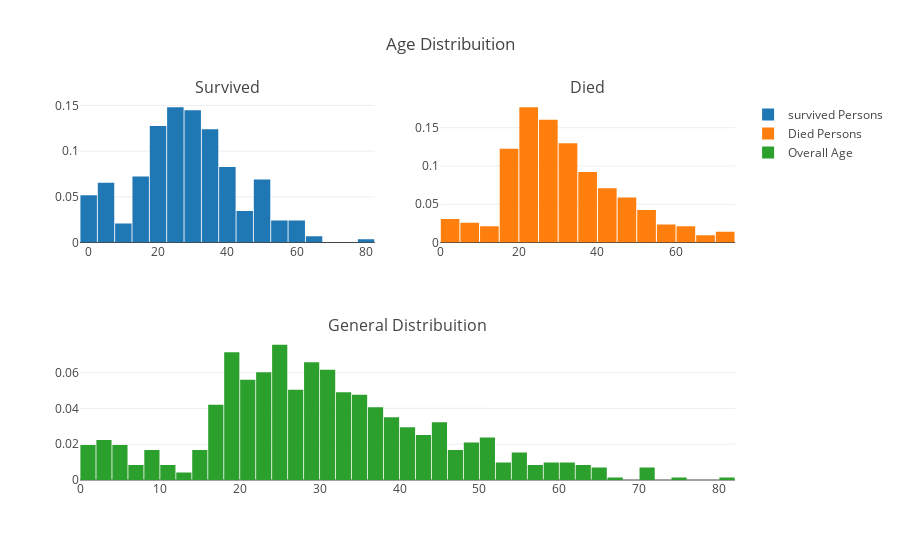

Here is the notebook cell this chart was saved with:
### Markdown cell above
<h1>Visualization</h1>

### Code cell
df_survived = train_df.loc[train_df["Survived"] == 1]['Age'].values.tolist()
df_notsurvived = train_df.loc[train_df["Survived"] == 0]['Age'].values.tolist()
df_age = train_df['Age'].values.tolist()

#First plot
trace0 = go.Histogram(
    x=df_survived,
    histnorm='probability',
    name="survived Persons"
)
#Second plot
trace1 = go.Histogram(
    x=df_notsurvived,
    histnorm='probability',
    name="Died Persons"
)
#Third plot
trace2 = go.Histogram(
    x=df_age,
    histnorm='probability',
    name="Overall Age"
)

#Creating the grid
fig = tls.make_subplots(rows=2, cols=2, specs=[[{}, {}], [{'colspan': 2}, None]],
                          subplot_titles=('Survived','Died', 'General Distribuition'))

#setting the figs
fig.append_trace(trace0, 1, 1)
fig.append_trace(trace1, 1, 2)
fig.append_trace(trace2, 2, 1)

fig['layout'].update(showlegend=True, title='Age Distribuition', bargap=0.05)
py.iplot(fig, filename='custom-sized-subplot-with-subplot-titles')

### Figure 1 — Plotly figure (JSON) as saved in the notebook; plotly's stock layout.template omitted (floating-point values rounded to 4 significant figures; data arrays with more than 128 entries replaced by an {"elided": "..."} marker saying what was removed)
{"data": [{"histnorm": "probability", "name": "survived Persons", "type": "histogram", "uid": "49f33606-2087-42f5-a52e-5f98bbac981e", "x": {"elided": "342 float values"}, "xaxis": "x", "yaxis": "y"}, {"histnorm": "probability", "name": "Died Persons", "type": "histogram", "uid": "a359a1ee-ae54-4cd9-ba85-060d1881bf33", "x": {"elided": "549 float values"}, "xaxis": "x2", "yaxis": "y2"}, {"histnorm": "probability", "name": "Overall Age", "type": "histogram", "uid": "25234a6d-8a07-49b3-a008-c3c6a1fe5a02", "x": {"elided": "891 float values"}, "xaxis": "x3", "yaxis": "y3"}], "layout": {"annotations": [{"font": {"size": 16}, "showarrow": false, "text": "Survived", "x": 0.225, "xanchor": "center", "xref": "paper", "y": 1, "yanchor": "bottom", "yref": "paper"}, {"font": {"size": 16}, "showarrow": false, "text": "Died", "x": 0.775, "xanchor": "center", "xref": "paper", "y": 1, "yanchor": "bottom", "yref": "paper"}, {"font": {"size": 16}, "showarrow": false, "text": "General Distribuition", "x": 0.5, "xanchor": "center", "xref": "paper", "y": 0.375, "yanchor": "bottom", "yref": "paper"}], "bargap": 0.05, "showlegend": true, "title": {"text": "Age Distribuition"}, "xaxis": {"anchor": "y", "domain": [0, 0.45]}, "xaxis2": {"anchor": "y2", "domain": [0.55, 1]}, "xaxis3": {"anchor": "y3", "domain": [0, 1]}, "yaxis": {"anchor": "x", "domain": [0.625, 1]}, "yaxis2": {"anchor": "x2", "domain": [0.625, 1]}, "yaxis3": {"anchor": "x3", "domain": [0, 0.375]}}}
